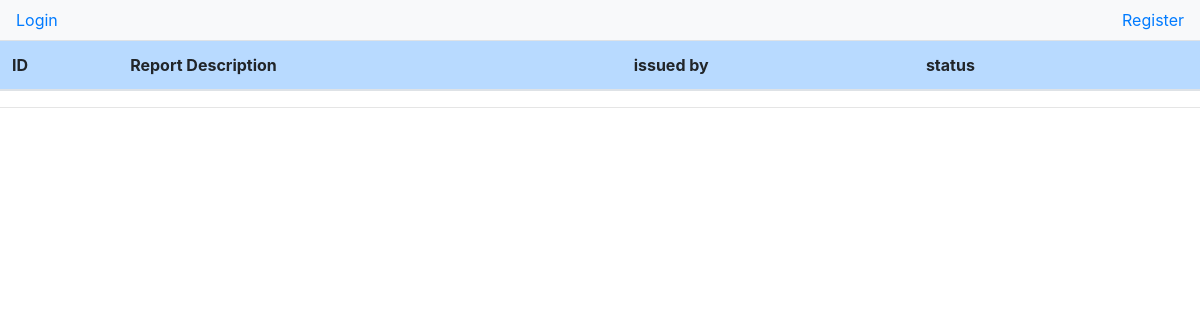
The page /reports/ on the database as committed earlier.
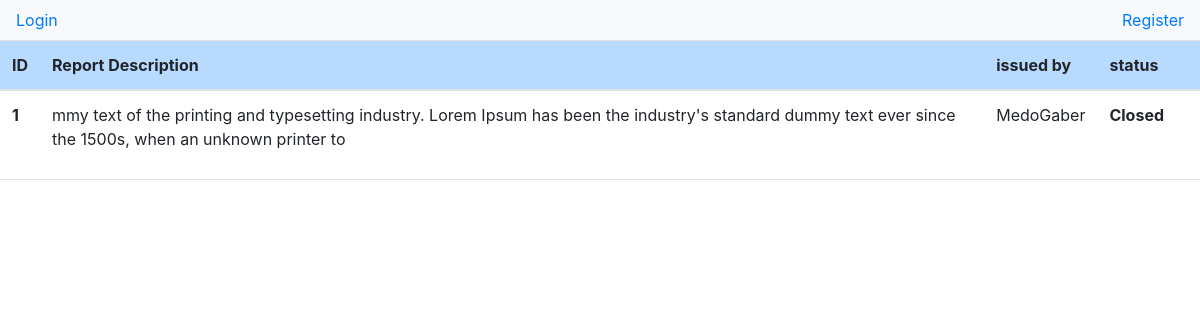
The same page on the database as committed later.
### dashboard/models.py (models this page shows, shortened)
class Report(models.Model):
    status = models.CharField(max_length=50,choices=STATUS,default='open')
    issued_by = models.ForeignKey(Profile, on_delete=models.CASCADE,null=True, blank=True)
    issuetype = models.CharField(max_length=50,blank=True,null=True)
    description = models.TextField(max_length=255,blank=True, null=True)
    created = models.DateTimeField(auto_now_add=True)

### accounts/models.py (models this page shows, shortened)
class Profile(models.Model):
    depart = models.ForeignKey('dashboard.Department', on_delete=models.CASCADE, blank=True,null=True)
    account = models.OneToOneField(Account , on_delete=models.CASCADE, blank=True , null=True)
    name = models.CharField(max_length=50,null=True,blank=True)
    salary  = models.DecimalField(decimal_places=2,max_digits=10,default = 0)
    username = models.CharField(max_length=50,null=True,blank=True)
    email = models.EmailField(blank=True,null=True)
    role = models.CharField(max_length=150,null=True,blank=True)
    location = models.CharField(max_length=50,null=True,blank=True)
    gender = models.CharField(max_length=50,null=True,blank=True)
    age = models.IntegerField(default = 0)
    on_vacation = models.BooleanField(default=False)
    skills = models.CharField(max_length=255,null=True,blank=True)
    languages = models.CharField(max_length=50,null=True,blank=True)
    id = models.UUIDField(default=uuid.uuid4, editable=False,primary_key=True)
    created = models.DateTimeField(auto_now_add=True)
    class Meta:
        ordering = ['-created']

### dashboard/views.py (the view)
# urls.py: path('reports/', views.reports, name='reports'),
def reports(request):
    reports = Report.objects.all()
    return render(request, 'dashboard/reportslist.html',{'reports':reports})

### dashboard/templates/dashboard/reportslist.html (shortened to what this page needs)
{% extends 'base.html' %}
{% block content %}
<table class="table">
    <thead>
      <tr class="table-primary">
        <th scope="col">ID</th>
        <th scope="col">Report Description</th>
        <th scope="col">issued by</th>
        <th scope="col">status</th>
        <th scope="col"></th>
      </tr>
    </thead>
    <tbody>
        {%for report in reports%}
      <tr>
        <th scope="row">{{report.id}}</th>
        <td>{{report.description}}</td>
        <td>{{report.issued_by.username|capfirst}}</td>
        {%if request.user.is_superuser == False%}
        <th>{{report.status}}</th>
      {%endif%}
        {%endfor%}
    </tbody>
  </table>
  <hr>
  {%endblock%}

Rows that differ between the two databases and show on the page:
added Report: id "1", description "mmy text of the printing and typesetting industry. Lorem Ipsum has been the industry's standard dummy text ever since the 1500s, when an unknown printer to", issued_by.username "MedoGaber", status "Closed"
